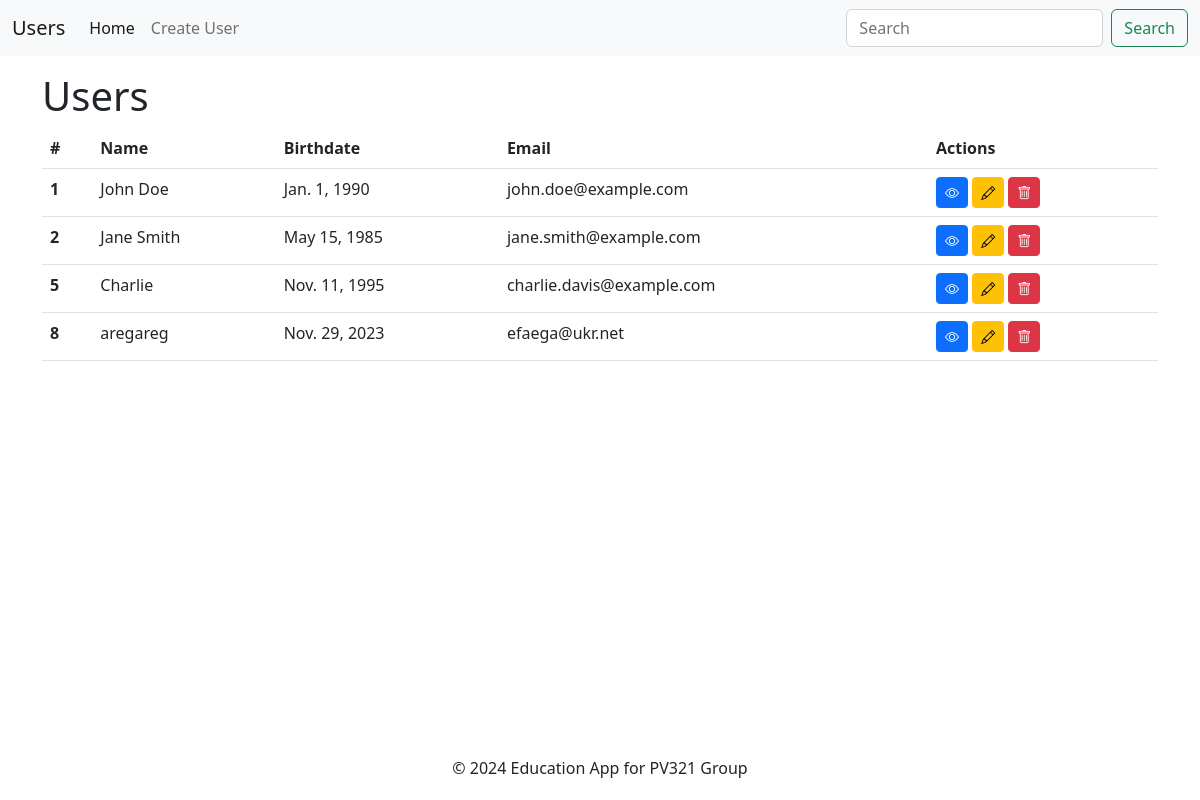
The app's page /users/home/, older data.
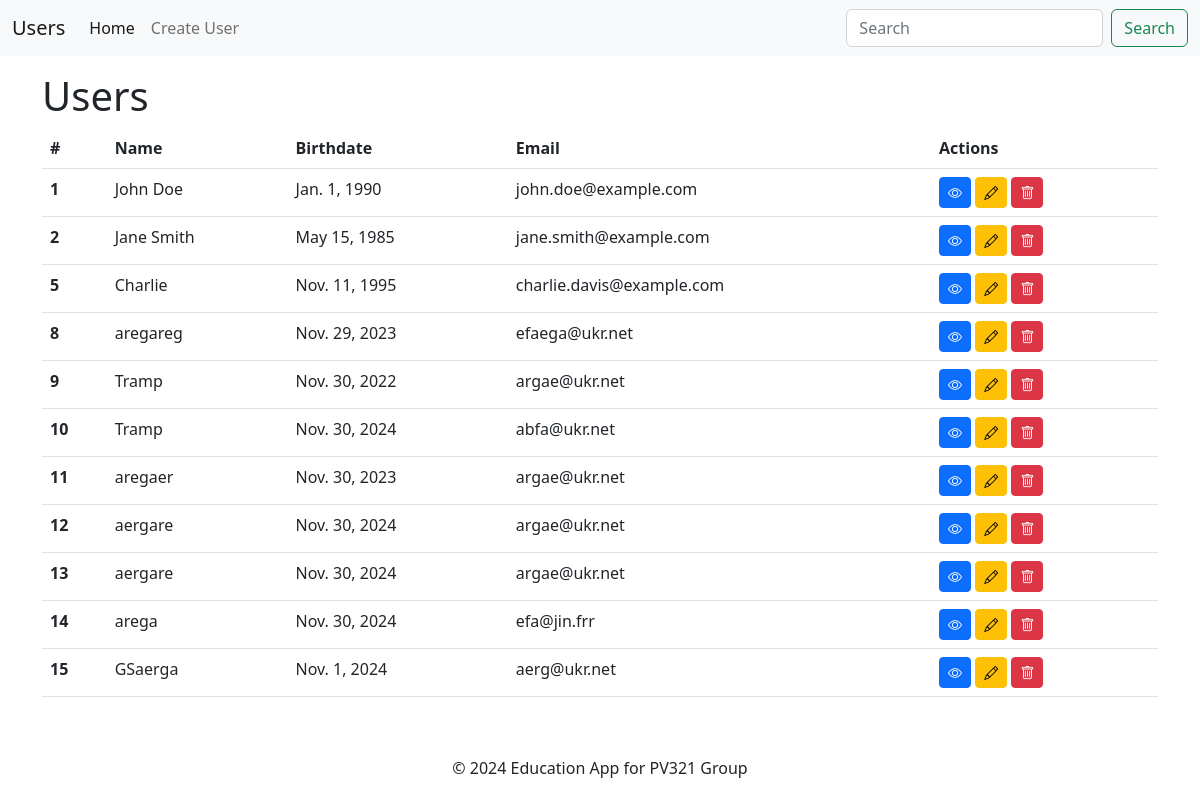
The same page, newer data.
### users/models.py (models this page shows, shortened)
class User(models.Model):
    name = models.CharField(max_length=255)
    email = models.EmailField()
    birthdate = models.DateField()
    username = models.CharField(max_length=255)
    avatar = models.ImageField(upload_to="avatars/", blank=True, null=True)

### users/views.py (the view)
# urls.py: 2. Add a URL to urlpatterns:  path('', views.home, name='home')
def home(request):
    users = User.objects.all()
    return render(request, "index.html", {"users": users})

### users/templates/index.html
{% extends '_layout.html' %}
{% block header %}Users{% endblock %}
{% block content %}
<table class="table">
    <thead>
        <tr>
            <th scope="col">#</th>
            <th scope="col">Name</th>
            <th scope="col">Birthdate</th>
            <th scope="col">Email</th>
            <th scope="col">Actions</th>
        </tr>
    </thead>
    <tbody>
        {% for user in users %}
        <tr>
            <th scope="row">{{user.id}}</th>
            <td>{{user.name}}</td>
            <td>{{user.birthdate}}</td>
            <td>{{user.email}}</td>
            <td>
                <a href="/users/details/{{user.id}}" class="btn btn-primary btn-sm"><i class="bi bi-eye"></i></a>
                <a href="/users/edit/{{user.id}}" class="btn btn-warning btn-sm"><i class="bi bi-pencil"></i></a>
                <a href="/users/delete/{{user.id}}" class="btn btn-danger btn-sm"><i class="bi bi-trash"></i></a>
            </td>
        </tr>
        {% endfor %}
    </tbody>
</table>
{% endblock %}

### users/templates/_layout.html (shortened to what this page needs)
{% load static %}
<!DOCTYPE html>
<html lang="en">
<head>
    <link href="https://cdn.jsdelivr.net/npm/bootstrap@5.2.3/dist/css/bootstrap.min.css" rel="stylesheet"
>
    <link rel="stylesheet" href="https://cdn.jsdelivr.net/npm/bootstrap-icons@1.11.3/font/bootstrap-icons.min.css">
    <link rel="stylesheet" href="{% static 'style.css' %}">
</head>
<body>
    <nav class="navbar navbar-expand-lg bg-light">
        <div class="container-fluid">
            <a class="navbar-brand" href="/users">Users</a>
            <div class="collapse navbar-collapse" id="navbarSupportedContent">
                <ul class="navbar-nav me-auto mb-2 mb-lg-0">
                    <li class="nav-item">
                        <a class="nav-link active" aria-current="page" href="/users/home">Home</a>
                    </li>
                    <li class="nav-item">
                        <a class="nav-link" href="/users/create/">Create User</a>
                    </li>
                </ul>
                <form class="d-flex" role="search">
                    <input class="form-control me-2" type="search" placeholder="Search" aria-label="Search">
                    <button class="btn btn-outline-success" type="submit">Search</button>
                </form>
            </div>
        </div>
    </nav>
    <div class="container my-3">
        <h1>{% block header %}Title{% endblock %}</h1>
        <main>
            {% block content %}{% endblock %}
        </main>
    </div>
    <footer>
        <span>&copy; 2024 Education App for PV321 Group</span>
    </footer>
</body>
</html>

### users/static/style.css (style rules this page uses)
body { min-height: 100vh; display: flex; flex-direction: column; }
body>.container { flex-grow: 1; }
footer { text-align: center; padding: 20px; }

Row changes from the older to the newer data that the page shows:
added User: id "9", name "Tramp", birthdate "Nov. 30, 2022", email "argae@ukr.net"
added User: id "10", name "Tramp", birthdate "Nov. 30, 2024", email "abfa@ukr.net"
added User: id "11", name "aregaer", birthdate "Nov. 30, 2023", email "argae@ukr.net"
added User: id "12", name "aergare", birthdate "Nov. 30, 2024", email "argae@ukr.net"
added User: id "13", name "aergare", birthdate "Nov. 30, 2024", email "argae@ukr.net"
added User: id "14", name "arega", birthdate "Nov. 30, 2024", email "efa@jin.frr"
added User: id "15", name "GSaerga", birthdate "Nov. 1, 2024", email "aerg@ukr.net"
